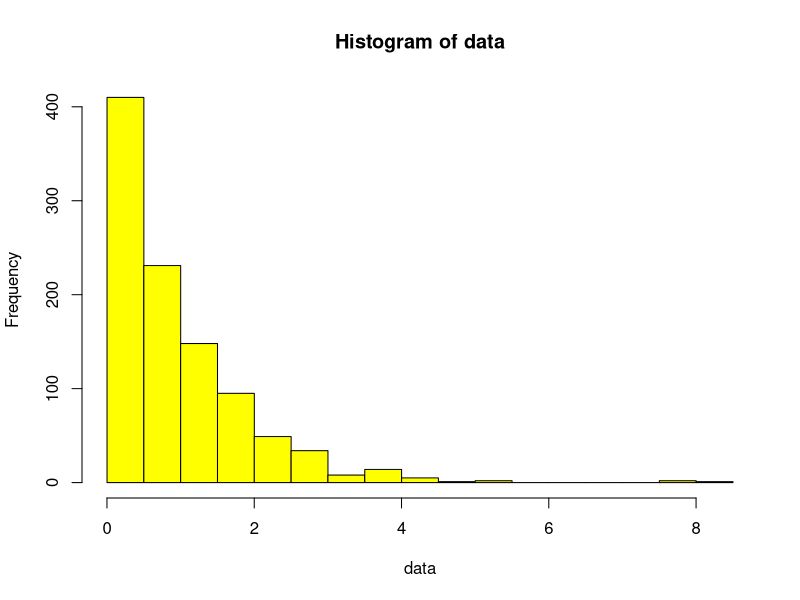
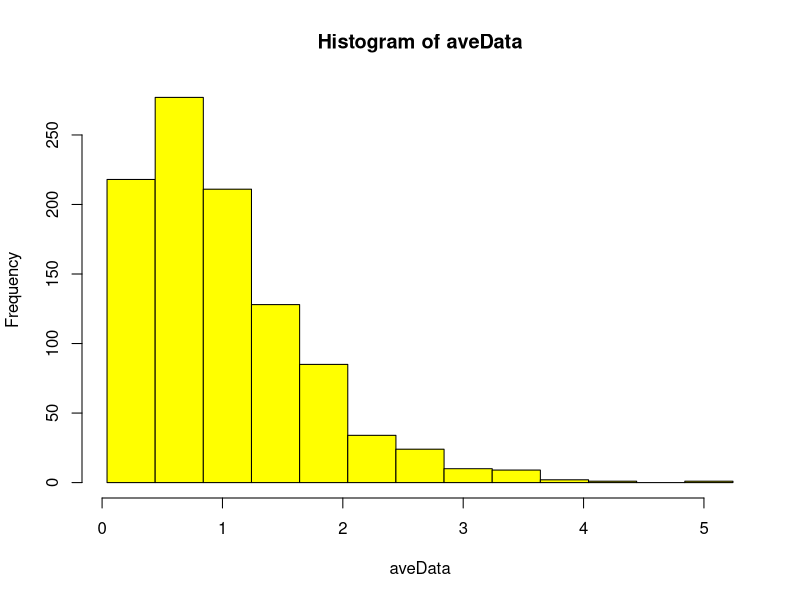
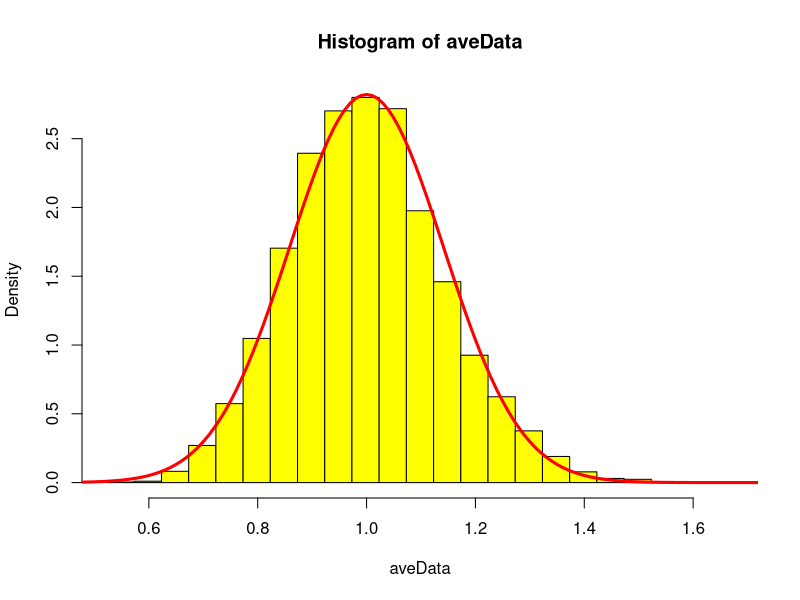

Reproduce these figures in R, in order.
#Studio 3 answers to coding problems

# 1. Generate a frequency histogram of 1000 samples from an exp(1) random variable.
lambda = 1
data = rexp(1000,lambda)
binwidth = .5
bins = seq(min(data), max(data)+binwidth, binwidth)
hist(data, breaks=bins, col='yellow', freq=TRUE)

#2. Generate a density histogram for the average of 2 independent exp(1) random variable.
lambda = 1
data1 = rexp(1000,lambda)
data2 = rexp(1000,lambda)
aveData = (data1+data2)/2
binwidth = .4
bins = seq(min(aveData), max(aveData)+binwidth, binwidth)
hist(aveData, breaks=bins, col='yellow', freq=TRUE)


#3. Using \texttt{rexp(), matrix() and colMeans()} generate a density histogram for 
# the average of 50 independent exp(1) random variables.
lambda = 1
nexponentials = 50
ntrials = 10000
x = rexp(ntrials*nexponentials,lambda)
data = matrix(x, nrow=nexponentials, ncol=ntrials)
aveData = colMeans(data)
binwidth = .05
bins = seq(min(aveData), max(aveData)+binwidth, binwidth)
hist(aveData, breaks=bins, col='yellow', freq=FALSE)

#4. Superimpose a graph of the pdf of  Norm(1, 1/50) on your plot in problem 3.
# Remember our notation differs from R. We write Norm(mu, sigma^2) and R uses 
# rnorm(x, mu, sigma)
x = seq(-2,4,.01)
lines(x,dnorm(x,1,1/sqrt(50)), col='red',lwd=3)
